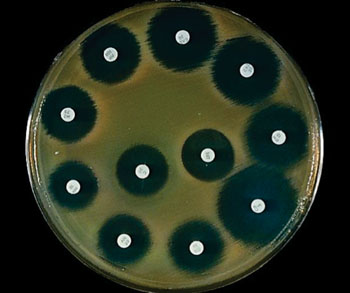
#> input picture Antibiograms pictures/Picture 1.jpg, 350 x 293 px, found by its file name
$ python FirstProgram.py
#> lines starting #> are read from the running program, lines starting #| are printed output that depends on the picture
import numpy as np
import matplotlib.pyplot as plt
import cv2

img = cv2.imread('E:\Alex 2018 - 2do Semestre\Docencia UCB\Antibiograms project\Antibiograms pictures\Picture 1.jpg')
#> img is the input picture: shape (293, 350, 3); mean B, G, R 30.1, 45.1, 37
RGBimg=cv2.cvtColor(img,cv2.COLOR_BGR2RGB)

GrayscaleImage=cv2.cvtColor(img, cv2.COLOR_BGR2GRAY)
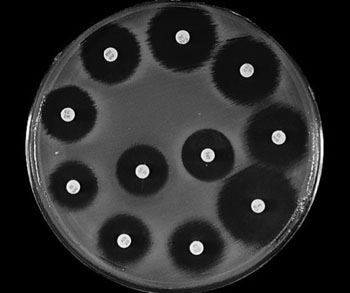
#> GrayscaleImage: shape (293, 350); min 0, max 255, mean 41
BlurredImage = cv2.medianBlur(GrayscaleImage,9)
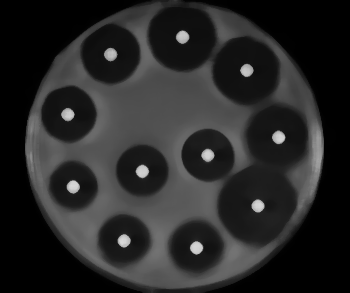
#> BlurredImage: shape (293, 350); min 0, max 217, mean 39.4
circles = cv2.HoughCircles(BlurredImage,cv2.HOUGH_GRADIENT,1,25,param1=50,param2=10,
                           minRadius=38,maxRadius=41)
#> circles = [[257.5, 207.5, 40.4], [285.5, 142.5, 40.4], [186.5, 34.5, 39.3], [248.5, 63.5, 40.4], [82.5, 196.5, 39.3], [113.5, 228.5, 40.4], [57.5, 121.5, 40.4], [149.5, 181.5, 39.1], [195.5, 160.5, 39.2], [208.5, 244.5, 39.3], [102.5, 48.5, 38.25]]

fig=plt.figure()

fig.add_subplot(3,2,1)
plt.axis("off")
plt.imshow(img)

fig.add_subplot(3,2,2)
plt.axis("off")
plt.imshow(RGBimg)

fig.add_subplot(3,2,3)
plt.axis("off")
plt.imshow(GrayscaleImage, cmap='gray')

fig.add_subplot(3,2,4)
plt.axis("off")
plt.imshow(BlurredImage, cmap='gray')

auxImg=RGBimg

##circles = np.uint16(np.around(circles))
for i in circles[0,:]:
    # draw the outer circle
    cv2.circle(auxImg,(i[0],i[1]),i[2],(0,255,0),2)
    # draw the center of the circle
    cv2.circle(auxImg,(i[0],i[1]),2,(0,0,255),3)
#> this loop made 11 passes
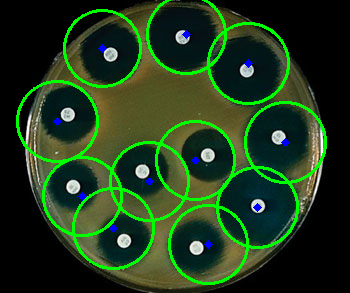
#> auxImg: shape (293, 350, 3); mean R, G, B 32.1, 59.1, 27.6
for i in circles[0,:]:
    x=i[0]
    y=i[1]
#> this loop made 11 passes
#> (i, x, y) on passes 1 to 11: ([257.5, 207.5, 40.4], 257.5, 207.5), ([285.5, 142.5, 40.4], 285.5, 142.5), ([186.5, 34.5, 39.3], 186.5, 34.5), ([248.5, 63.5, 40.4], 248.5, 63.5), ([82.5, 196.5, 39.3], 82.5, 196.5), ([113.5, 228.5, 40.4], 113.5, 228.5), ([57.5, 121.5, 40.4], 57.5, 121.5), ([149.5, 181.5, 39.1], 149.5, 181.5), ([195.5, 160.5, 39.2], 195.5, 160.5), ([208.5, 244.5, 39.3], 208.5, 244.5), ([102.5, 48.5, 38.25], 102.5, 48.5)

fig.add_subplot(3,2,5)
plt.axis("off")
plt.imshow(auxImg)

plt.show()
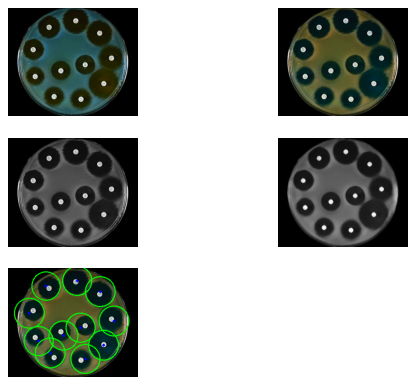
#> figure drawn by matplotlib, 5 panels; B, G, R data is drawn as R, G, B

$ run again, with Antibiograms pictures/Picture 5.jpg copied over Antibiograms pictures/Picture 1.jpg
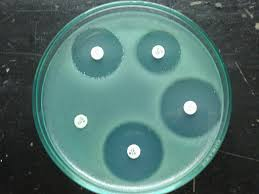
#> input picture Antibiograms pictures/Picture 5.jpg, 259 x 194 px, found by its file name
#> img is the input picture: shape (194, 259, 3); mean B, G, R 109.3, 113.8, 81
#> `BlurredImage = cv2.medianBlur(GrayscaleImage,9)`:
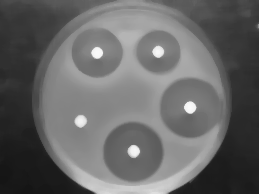
#> BlurredImage: shape (194, 259); min 21, max 251, mean 102.2
#> circles = [[196.5, 99.5, 39.3], [139.5, 143.5, 40.4]]
#> the loop `for i in circles[0,:]:` made 2 passes
#> after the loop `for i in circles[0,:]:`:
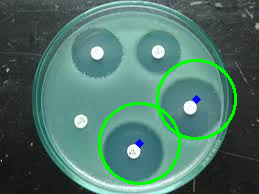
#> auxImg: shape (194, 259, 3); mean R, G, B 78, 116.8, 105.4
#> the loop `for i in circles[0,:]:` made 2 passes
#> (i, x, y) on passes 1 to 2: ([196.5, 99.5, 39.3], 196.5, 99.5), ([139.5, 143.5, 40.4], 139.5, 143.5)

$ run again, with Antibiograms pictures/Picture 2.jpeg copied over Antibiograms pictures/Picture 1.jpg
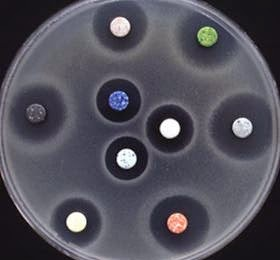
#> input picture Antibiograms pictures/Picture 2.jpeg, 280 x 260 px, found by its file name
#> img is the input picture: shape (260, 280, 3); mean B, G, R 90.7, 80.5, 82.4
#> `BlurredImage = cv2.medianBlur(GrayscaleImage,9)`:
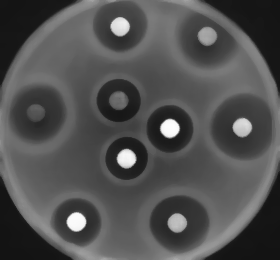
#> BlurredImage: shape (260, 280); min 17, max 254, mean 81
#> circles = [[247.5, 119.5, 40.4], [218.5, 61.5, 39.3], [185.5, 214.5, 39.2], [47.5, 115.5, 38.6], [204.5, 27.5, 40.4]]
#> the loop `for i in circles[0,:]:` made 5 passes
#> after the loop `for i in circles[0,:]:`:
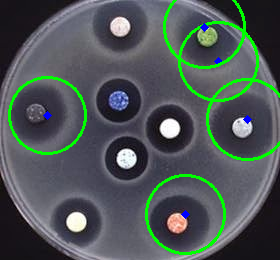
#> auxImg: shape (260, 280, 3); mean R, G, B 77.8, 87.6, 86.3
#> the loop `for i in circles[0,:]:` made 5 passes
#> (i, x, y) on passes 1 to 5: ([247.5, 119.5, 40.4], 247.5, 119.5), ([218.5, 61.5, 39.3], 218.5, 61.5), ([185.5, 214.5, 39.2], 185.5, 214.5), ([47.5, 115.5, 38.6], 47.5, 115.5), ([204.5, 27.5, 40.4], 204.5, 27.5)
